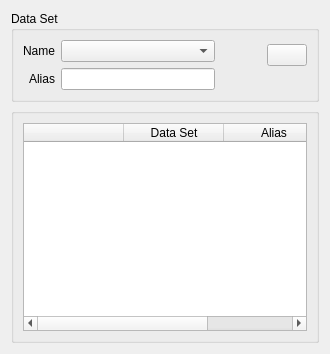
<?xml version="1.0" encoding="UTF-8"?>
<ui version="4.0">
 <class>DataSetWidgetForm</class>
 <widget class="QWidget" name="DataSetWidgetForm">
  <property name="geometry">
   <rect>
    <x>0</x>
    <y>0</y>
    <width>330</width>
    <height>354</height>
   </rect>
  </property>
  <property name="windowTitle">
   <string>Data Set</string>
  </property>
  <layout class="QGridLayout" name="gridLayout_8">
   <item row="0" column="0">
    <layout class="QGridLayout" name="gridLayout_7">
     <item row="0" column="0">
      <widget class="QGroupBox" name="m_dataSetGroupBox">
       <property name="title">
        <string>Data Set</string>
       </property>
       <layout class="QGridLayout" name="gridLayout_6">
        <item row="0" column="0">
         <layout class="QGridLayout" name="gridLayout_5">
          <item row="0" column="0">
           <layout class="QGridLayout" name="gridLayout_3">
            <item row="0" column="0">
             <layout class="QGridLayout" name="gridLayout">
              <item row="0" column="0">
               <widget class="QLabel" name="label_5">
                <property name="text">
                 <string>Name</string>
                </property>
                <property name="alignment">
                 <set>Qt::AlignRight|Qt::AlignTrailing|Qt::AlignVCenter</set>
                </property>
               </widget>
              </item>
              <item row="1" column="0">
               <widget class="QLabel" name="label_6">
                <property name="text">
                 <string>Alias</string>
                </property>
                <property name="alignment">
                 <set>Qt::AlignRight|Qt::AlignTrailing|Qt::AlignVCenter</set>
                </property>
               </widget>
              </item>
             </layout>
            </item>
            <item row="0" column="1">
             <layout class="QGridLayout" name="gridLayout_2">
              <item row="0" column="0">
               <widget class="QComboBox" name="m_dataSetComboBox"/>
              </item>
              <item row="1" column="0">
               <widget class="QLineEdit" name="m_dataSetAliasLineEdit"/>
              </item>
             </layout>
            </item>
           </layout>
          </item>
          <item row="0" column="1">
           <layout class="QGridLayout" name="gridLayout_4">
            <item row="0" column="0">
             <spacer name="horizontalSpacer">
              <property name="orientation">
               <enum>Qt::Horizontal</enum>
              </property>
              <property name="sizeType">
               <enum>QSizePolicy::Minimum</enum>
              </property>
              <property name="sizeHint" stdset="0">
               <size>
                <width>40</width>
                <height>20</height>
               </size>
              </property>
             </spacer>
            </item>
            <item row="0" column="1">
             <widget class="QPushButton" name="m_addDataSetPushButton">
              <property name="text">
               <string/>
              </property>
             </widget>
            </item>
            <item row="1" column="0" colspan="2">
             <spacer name="horizontalSpacer_2">
              <property name="orientation">
               <enum>Qt::Horizontal</enum>
              </property>
              <property name="sizeHint" stdset="0">
               <size>
                <width>78</width>
                <height>20</height>
               </size>
              </property>
             </spacer>
            </item>
           </layout>
          </item>
         </layout>
        </item>
       </layout>
      </widget>
     </item>
     <item row="1" column="0">
      <widget class="QGroupBox" name="groupBox_7">
       <property name="title">
        <string/>
       </property>
       <layout class="QGridLayout" name="gridLayout_9">
        <item row="0" column="0">
         <widget class="QTableWidget" name="m_dataSetTableWidget">
          <property name="selectionBehavior">
           <enum>QAbstractItemView::SelectRows</enum>
          </property>
          <property name="columnCount">
           <number>3</number>
          </property>
          <attribute name="horizontalHeaderMinimumSectionSize">
           <number>29</number>
          </attribute>
          <attribute name="horizontalHeaderStretchLastSection">
           <bool>true</bool>
          </attribute>
          <column>
           <property name="text">
            <string/>
           </property>
          </column>
          <column>
           <property name="text">
            <string>Data Set</string>
           </property>
          </column>
          <column>
           <property name="text">
            <string>Alias</string>
           </property>
          </column>
         </widget>
        </item>
       </layout>
      </widget>
     </item>
    </layout>
   </item>
  </layout>
 </widget>
 <tabstops>
  <tabstop>m_dataSetComboBox</tabstop>
  <tabstop>m_dataSetAliasLineEdit</tabstop>
  <tabstop>m_addDataSetPushButton</tabstop>
  <tabstop>m_dataSetTableWidget</tabstop>
 </tabstops>
 <resources/>
 <connections/>
</ui>
